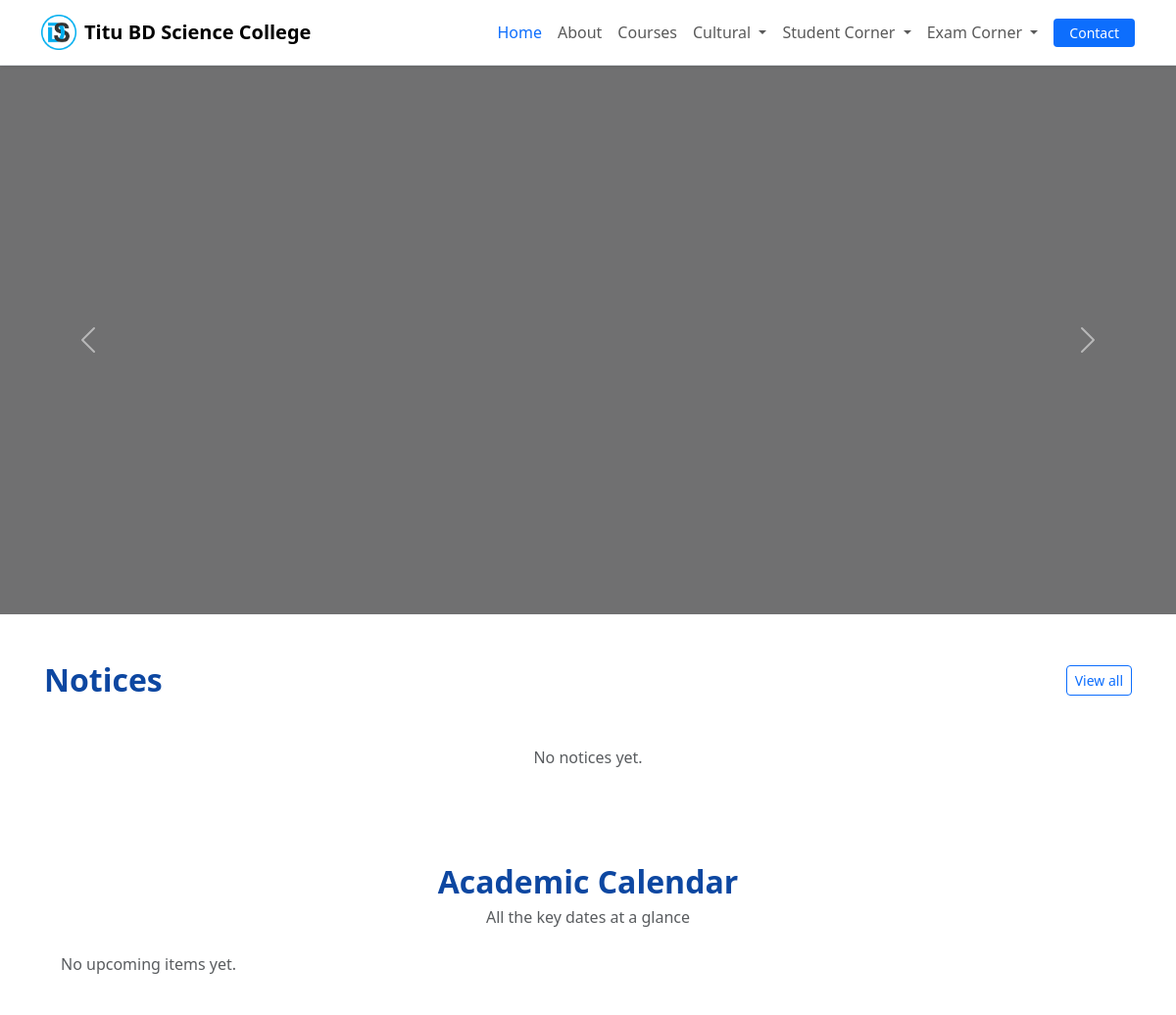
/ (upper part), run on an earlier commit of the app's database.
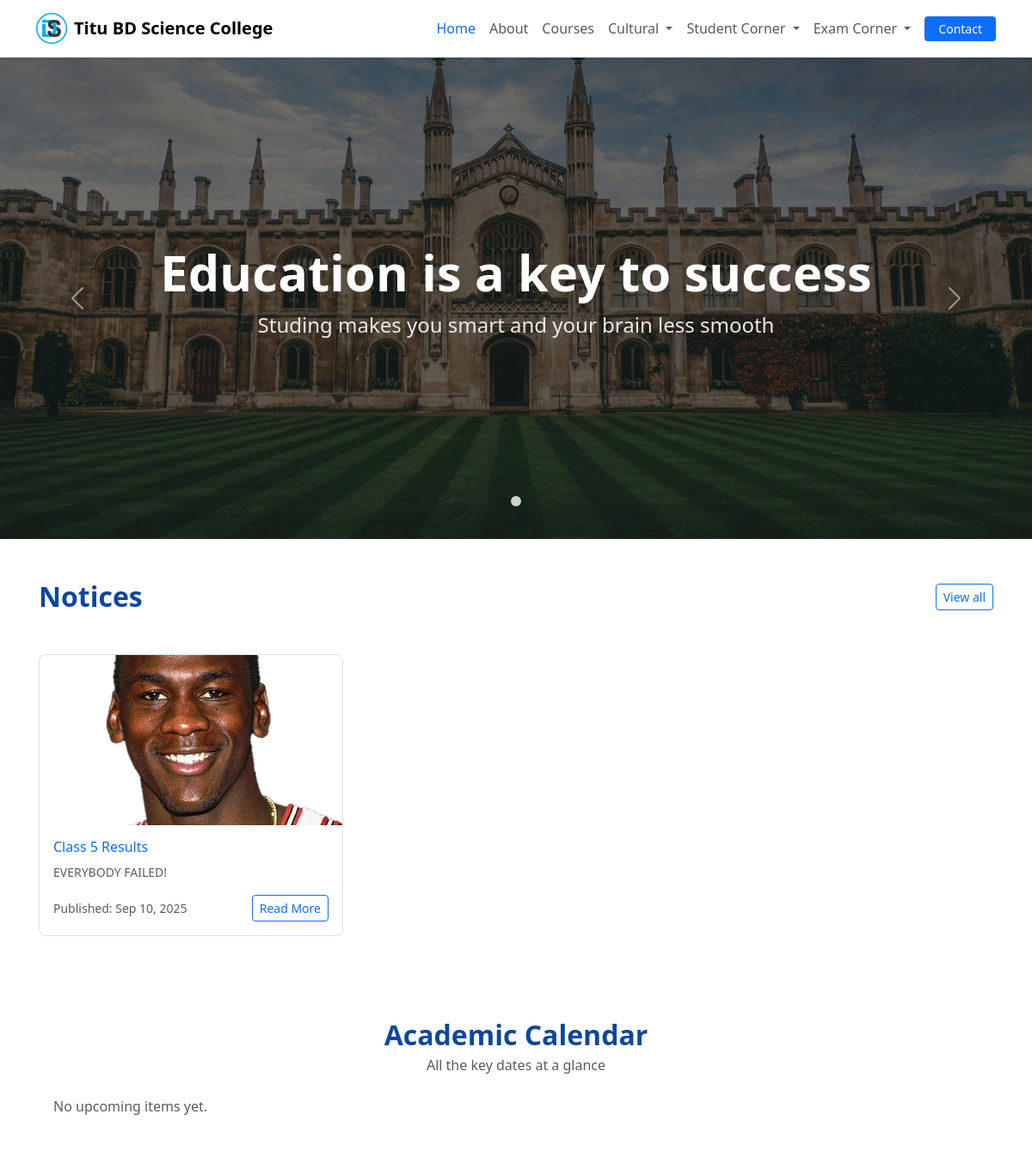
And on a later commit of the database.
### content/models.py (models this page shows, shortened)
class Banner(models.Model):
    title = models.CharField(max_length=150)
    subtitle = models.CharField(max_length=300, blank=True)
    image = models.ImageField(upload_to=banner_upload_to, blank=True, null=True)
    image_url = models.URLField(blank=True)  # used if no file
    button_text = models.CharField(max_length=40, blank=True)
    button_link = models.CharField(max_length=300, blank=True)
    order = models.PositiveIntegerField(default=0)
    is_active = models.BooleanField(default=True)
    created_by = models.ForeignKey(
        settings.AUTH_USER_MODEL, null=True, blank=True,
        on_delete=models.SET_NULL, related_name="banners_created"
    )
    created_at = models.DateTimeField(auto_now_add=True)
    updated_at = models.DateTimeField(auto_now=True)
    class Meta:
        ordering = ("order", "-created_at")
    @property
    def image_src(self) -> str:
        if self.image:
            try:
                return self.image.url
            except Exception:
                pass
        return self.image_url or ""

class Notice(models.Model):
    title        = models.CharField(max_length=200)
    subtitle     = models.TextField(blank=True)                 # the paragraph under title
    image        = models.ImageField(upload_to="notices/", blank=True, null=True)
    image_url    = models.URLField(blank=True)                  # optional external image
    link_url     = models.URLField(blank=True)                  # "Read More" target
    published_at = models.DateTimeField(default=timezone.now)   # shown on the card
    is_active    = models.BooleanField(default=True)
    created_at   = models.DateTimeField(auto_now_add=True)
    updated_at   = models.DateTimeField(auto_now=True)
    class Meta:
        ordering = ("-published_at", "-created_at")
    @property
    def image_src(self) -> str:
        if getattr(self, "image", None):
            try:
                return self.image.url
            except Exception:
                pass
        return getattr(self, "image_url", "") or ""

### ui/views.py (the view)
# urls.py: path("", ui_views.home, name="home"),
def home(request):
    banners_qs = (
        Banner.objects
        .filter(is_active=True)
        .filter(Q(image__isnull=False) | ~Q(image_url=""))
        .order_by("order", "-created_at")
    )
    notices_qs = (
        Notice.objects.filter(is_active=True)
        .order_by("-published_at", "-created_at")[:6]
    )
    timeline_qs = (
        TimelineEvent.objects
        .filter(is_active=True)
        .order_by("date", "order")[:4]
    )
    gallery_qs = GalleryItem.objects.filter(is_active=True)
    context = {
        "banners": banners_qs,
        "gallery_items": gallery_qs,
        "banners_flat": [
            {
                "title": b.title,
                "subtitle": b.subtitle,
                "image": b.image_src,
                "button_text": b.button_text,
                "button_link": b.button_link,
                "order": b.order,
            }
            for b in banners_qs
        ],
        "notices": notices_qs,
        "notices_flat": [
            {
                "title": n.title,
                "subtitle": n.subtitle,
                "image": n.image_src,
                "published_at": n.published_at,
                "url": reverse("notice_detail", args=[n.pk]),
            }
            for n in notices_qs
        ],
        "timeline_events": timeline_qs,
    }
    return render(request, "index.html", context)

### templates/index.html (shortened to what the changed rows need)
{% extends "base.html" %}
{% load static %}
{% block content %}
<section class="hero-banner">
  <div id="heroCarousel"
       class="carousel carousel-light slide"
       data-bs-ride="carousel"
       data-bs-interval="5000"
       style="display:block;visibility:visible;">
    <div class="carousel-inner" style="display:block;">
      {% for b in banners %}
        <div class="carousel-item {% if forloop.first %}active{% endif %}"
             style="height:clamp(360px,52vw,560px);position:relative;">
          {% if b.image_src %}
            <img src="{{ b.image_src }}"
                 alt="{{ b.title|default:'Banner' }}"
                 class="d-block w-100"
                 style="width:100%;height:100%;object-fit:cover;">
          {% endif %}
          <div style="
               position:absolute;inset:0;
               background:rgba(0,0,0,.55);
               z-index:1;"></div>
          <div class="carousel-caption p-0"
               style="
                 position:absolute;inset:0;
                 display:flex;align-items:center;justify-content:center;
                 text-align:center;background:none;z-index:2;">
            <div class="px-3">
              {% if b.title %}
                <h2 class="mb-2 text-white"
                    style="font-weight:800;
                           font-size:clamp(1.9rem,3.6vw + 1rem,3.6rem);
                           letter-spacing:.2px;">
                  {{ b.title }}
                </h2>
              {% endif %}
              {% if b.subtitle %}
                <p class="mb-3"
                   style="font-size:clamp(1.05rem,1.2vw + .6rem,1.5rem);opacity:.98;">
                  {{ b.subtitle }}
                </p>
              {% endif %}
            </div>
          </div>
        </div>
      {% empty %}
        <div class="carousel-item active"
             style="height:clamp(360px,52vw,560px);position:relative;">
          <div class="d-block w-100 bg-light" style="width:100%;height:100%;"></div>
          <div style="position:absolute;inset:0;background:rgba(0,0,0,.55);"></div>
        </div>
      {% endfor %}
    </div>
    <button class="carousel-control-prev" type="button" data-bs-target="#heroCarousel" data-bs-slide="prev" aria-label="Previous">
      <span class="carousel-control-prev-icon" aria-hidden="true"></span>
    </button>
    <button class="carousel-control-next" type="button" data-bs-target="#heroCarousel" data-bs-slide="next" aria-label="Next">
      <span class="carousel-control-next-icon" aria-hidden="true"></span>
    </button>
    <div class="carousel-indicators" style="bottom:12px;">
      {% for _ in banners %}
        <button type="button"
                data-bs-target="#heroCarousel"
                data-bs-slide-to="{{ forloop.counter0 }}"
                {% if forloop.first %}class="active" aria-current="true"{% endif %}
                aria-label="Slide {{ forloop.counter }}"
                style="width:12px;height:12px;border-radius:50%;
                       background-color:rgba(255,255,255,.8);">
        </button>
      {% endfor %}
    </div>
  </div>
</section>
<section class="container py-5" id="notice">
<div class="d-flex align-items-center justify-content-between pb-5">
  <h2 class="fw-bold mb-0">Notices</h2>
  <a href="{% url 'notices_list' %}" class="btn btn-sm btn-outline-primary">View all</a>
</div>
  {% if notices %}
    <div class="row align-items-start justify-content-start">
      {% for n in notices %}
        <div class="col-12 col-sm-6 col-lg-4">
          <article class="h-100 border rounded-3 overflow-hidden">
            {% if n.image_src %}
              <a class="ratio ratio-16x9 d-block" href="{% url 'notice_detail' n.pk %}" aria-label="Open notice">
                <div class="w-100 h-100"
                     style="background-image:url('{{ n.image_src|escape }}');
                            background-size:cover;background-position:center;"></div>
              </a>
            {% endif %}
            <div class="p-3">
              <h3 class="h6 mb-2 text-primary">{{ n.title }}</h3>
              {% if n.subtitle %}
                <p class="text-muted small mb-3">{{ n.subtitle|truncatechars:120 }}</p>
              {% endif %}
              <div class="d-flex justify-content-between align-items-center">
                <small class="text-muted">Published: {{ n.published_at|date:"M j, Y" }}</small>
                <a href="{% url 'notice_detail' n.pk %}" class="btn btn-sm btn-outline-primary">Read More</a>
              </div>
            </div>
          </article>
        </div>
      {% endfor %}
    </div>
  {% else %}
    <div class="text-center text-muted">No notices yet.</div>
  {% endif %}
</section>
<section class="py-5" id="academic-timeline">
  <div class="container" style="max-width: 1100px;">
    <div class="text-center mb-4">
      <h2 class="fw-bold mb-1">Academic Calendar</h2>
    </div>
  </div>
</section>
{% endblock %}

What changed in the data, as far as the page shows it:
added Banner: image_src (picture), title "Education is a key to success", subtitle "Studing makes you smart and your brain less smooth"
added Notice: image_src (picture), title "Class 5 Results", subtitle "EVERYBODY FAILED!", published_at "Sep 10, 2025"
Also different on the page:
text no longer shown: "No notices yet."
